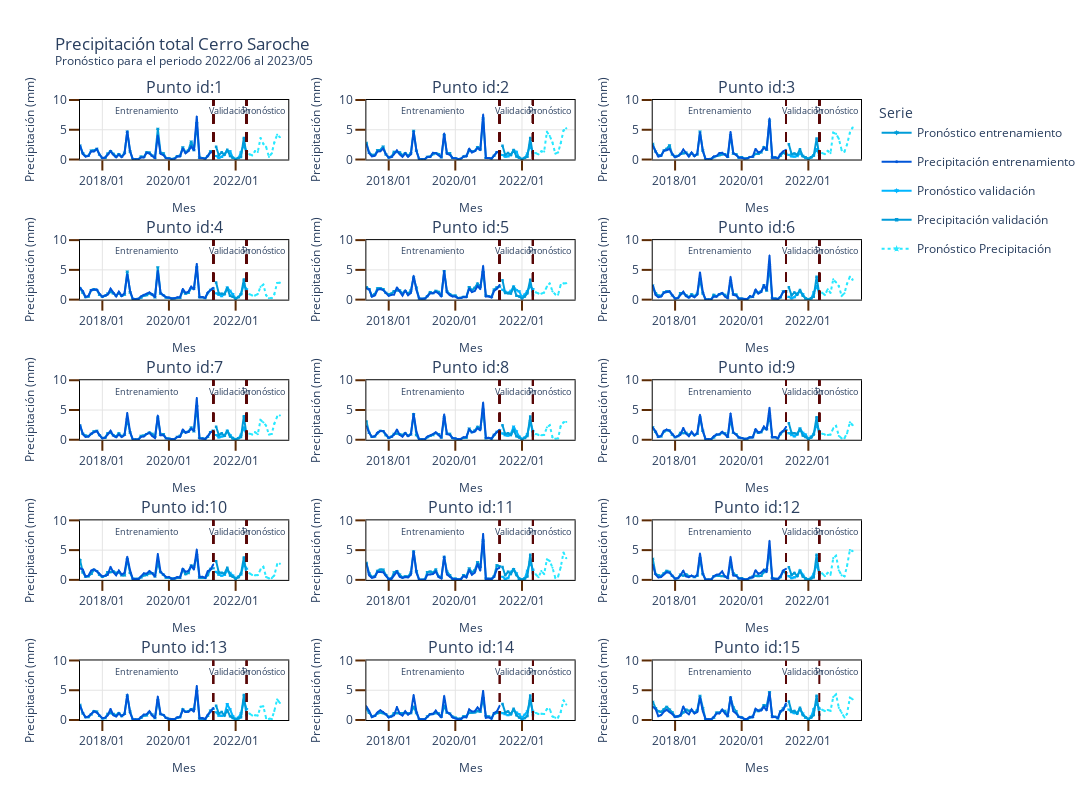

The code cell stored with this chart in its notebook:
### Code cell
rows=5 
cols=3


from plotly.subplots import make_subplots
import plotly.graph_objects as go

column_titles = list(map(lambda x: 'Punto id:' + str(int(x)), precipitacion_pd.sort_values('id_point').id_point.unique().tolist() ))

fig = make_subplots(rows=rows,
                    cols=cols,
                    subplot_titles=column_titles,
                    horizontal_spacing=0.1,
                    vertical_spacing=0.13)


row_order = precipitacion_pd.sort_values('id_point').id_point.unique().reshape(rows,cols).tolist()

for row in range(len(row_order)):

    list_row = row_order[row]
    for col in range(len(list_row)):
        # print(row_order[row][col])

        model_trace(precipitacion_pd.query(f"id_point=={row_order[row][col]}"),
                    row=row+1, col=col+1)
        # print(row)
        # print(col)
    

#------------
# fig['layout']['title']['y']=0.98
# fig['layout']['margin']['t']=100

#------------
annotations_title = fig['layout']['annotations']

y_loc=7.5
yshift=4
annotations = []

for id_ in precipitacion_pd.sort_values('id_point').id_point.unique().tolist():
    
    xref='x{id_}'.format(id_=str(int(id_)))
    yref='y{id_}'.format(id_=str(int(id_)))
    
    titulo_annotations =  list(filter(lambda x: x.text=='Punto id:{id_}'.format(id_=int(id_)),
                                  annotations_title))[0]

    annotations= annotations+[ dict(font=dict(size=16),
                                    showarrow=titulo_annotations['showarrow'],
                                    text=titulo_annotations['text'],
                                    x=titulo_annotations['x'],
                                    xanchor=titulo_annotations['xanchor'],
                                    xref='paper',#xref,
                                    y=titulo_annotations['y'],
                                    yanchor=titulo_annotations['yanchor'],
                                    yref='paper',#yref
                                    ),
                                dict(
                                    x=precipitacion_pd.query("type=='training'").periodo.max() - pd.DateOffset(months=12*2),
                                    y=y_loc, # annotation point
                                    xref=xref, 
                                    yref=yref, 
                                    text='Entrenamiento',
                                    showarrow=False,
                                    yshift=yshift,
                                    font=dict(size=9)
                                  ),
                                dict(
                                    x=precipitacion_pd.query("type=='test'").periodo.max() - pd.DateOffset(months=6),
                                    y=y_loc, # annotation point
                                    xref=xref, 
                                    yref=yref, 
                                    text='Validación',
                                    showarrow=False,
                                    yshift=yshift,
                                    font=dict(size=9)
                                  ),
                                dict(
                                    x=precipitacion_pd.query("type=='prediction'").periodo.max() - pd.DateOffset(months=6),
                                    y=y_loc, # annotation point
                                    xref=xref, 
                                    yref=yref, 
                                    text='Pronóstico',
                                    showarrow=False,
                                    yshift=yshift,
                                    font=dict(size=9)
                                  )
                                    ]

fig['layout']['annotations'] = annotations

        
#------------       
fig.update_xaxes(tickformat="%Y/%m",showline=True, linewidth=1, linecolor='black', gridcolor='#E4E4E4',mirror=True,
                 ticks="outside", tickwidth=2, tickcolor='#5C2B05', ticklen=10)
fig.update_yaxes(showline=True, linewidth=1, linecolor='black', gridcolor='#E4E4E4',mirror=True,
                 ticks="outside", tickwidth=2, tickcolor='#5C2B05', ticklen=10)   

#------------
fig.update_layout( height=800,
                   width=1500,
                   #showlegend = True,
                   font = dict(size = 12),
                   template='plotly_white',
                   title_text="""Precipitación total Cerro Saroche
                        <br><sup>Pronóstico para el periodo {date_init} al {date_fin}</sup>
                        """.format(date_init=str(precipitacion_pd.query("type=='prediction'").periodo.min().strftime('%Y/%m')),
                                   date_fin=str(precipitacion_pd.query("type=='prediction'").periodo.max().strftime('%Y/%m'))),
                  legend_title_text='Serie',
                  legend_title = dict( font = dict(size = 14)),
                   uniformtext_minsize=8,
                   uniformtext_mode='hide',
                   legend = dict(
                                # #orientation="h",
                                # yanchor="bottom",
                                # y=1.05,
                                # xanchor="right",
                                # x=1,
                                # font_size=14
                            )
                 )

fig.write_image(f'./{park}/figures/narx_precipitacion.png')
fig.show()
